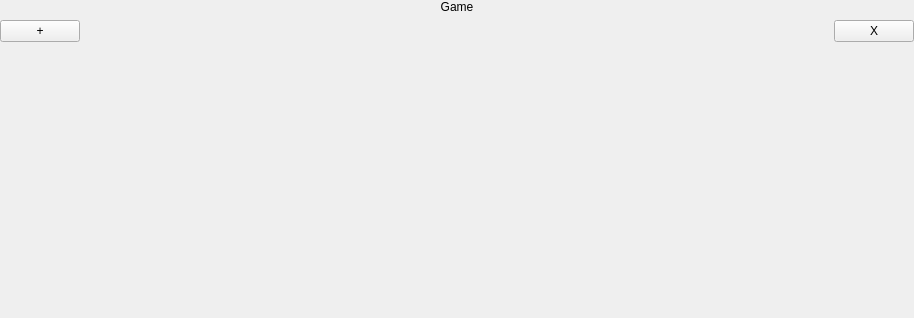
<?xml version="1.0" encoding="UTF-8"?>
<ui version="4.0">
 <class>game</class>
 <widget class="QWidget" name="game">
  <property name="geometry">
   <rect>
    <x>0</x>
    <y>0</y>
    <width>914</width>
    <height>318</height>
   </rect>
  </property>
  <property name="windowTitle">
   <string>Form</string>
  </property>
  <layout class="QGridLayout" name="gridLayout_2">
   <property name="leftMargin">
    <number>0</number>
   </property>
   <property name="topMargin">
    <number>0</number>
   </property>
   <property name="rightMargin">
    <number>0</number>
   </property>
   <property name="bottomMargin">
    <number>0</number>
   </property>
   <property name="spacing">
    <number>0</number>
   </property>
   <item row="0" column="0">
    <layout class="QGridLayout" name="gridLayout" columnstretch="0,0,0,0,0,0,0" columnminimumwidth="0,0,0,0,0,0,0">
     <property name="leftMargin">
      <number>0</number>
     </property>
     <property name="topMargin">
      <number>0</number>
     </property>
     <property name="spacing">
      <number>6</number>
     </property>
     <item row="0" column="0" colspan="7">
      <widget class="QLabel" name="label">
       <property name="text">
        <string>Game</string>
       </property>
       <property name="alignment">
        <set>Qt::AlignCenter</set>
       </property>
      </widget>
     </item>
     <item row="2" column="0">
      <spacer name="verticalSpacer">
       <property name="orientation">
        <enum>Qt::Vertical</enum>
       </property>
       <property name="sizeHint" stdset="0">
        <size>
         <width>0</width>
         <height>0</height>
        </size>
       </property>
      </spacer>
     </item>
     <item row="1" column="6">
      <widget class="QPushButton" name="rm_GAME">
       <property name="text">
        <string>  X  </string>
       </property>
      </widget>
     </item>
     <item row="1" column="5">
      <spacer name="horizontalSpacer">
       <property name="orientation">
        <enum>Qt::Horizontal</enum>
       </property>
       <property name="sizeHint" stdset="0">
        <size>
         <width>0</width>
         <height>10</height>
        </size>
       </property>
      </spacer>
     </item>
     <item row="1" column="2" rowspan="2" colspan="3">
      <layout class="QVBoxLayout" name="game_player_layout">
       <property name="spacing">
        <number>0</number>
       </property>
       <item>
        <spacer name="verticalSpacer_2">
         <property name="orientation">
          <enum>Qt::Vertical</enum>
         </property>
         <property name="sizeHint" stdset="0">
          <size>
           <width>0</width>
           <height>0</height>
          </size>
         </property>
        </spacer>
       </item>
      </layout>
     </item>
     <item row="1" column="0">
      <widget class="QPushButton" name="pushButton">
       <property name="text">
        <string>+</string>
       </property>
      </widget>
     </item>
     <item row="1" column="1">
      <spacer name="horizontalSpacer_2">
       <property name="orientation">
        <enum>Qt::Horizontal</enum>
       </property>
       <property name="sizeHint" stdset="0">
        <size>
         <width>0</width>
         <height>10</height>
        </size>
       </property>
      </spacer>
     </item>
    </layout>
   </item>
  </layout>
 </widget>
 <resources/>
 <connections/>
</ui>
